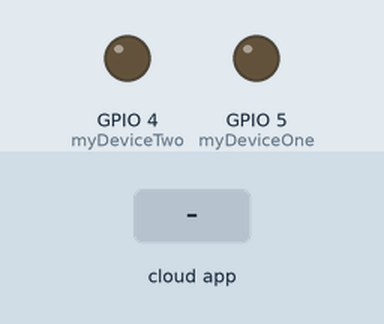
The sketch below on a simulated ESP8266 (NodeMCU). On the bench: output pins drawn as LEDs (lit = HIGH). Inputs (shaded band) come from the test bench. WiFi joins after 1.5 s; servers stay silent unless stated; no MQTT or app messages arrive unless stated; what the sketch prints to the serial monitor is not drawn.

Above: at 2.7 s.
2.8 s: the phone or cloud app sets device1 to OFF
At 4.0 s:
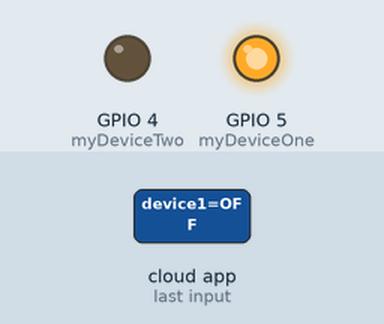
4.3 s: the phone or cloud app sets device2 to OFF
At 5.5 s:
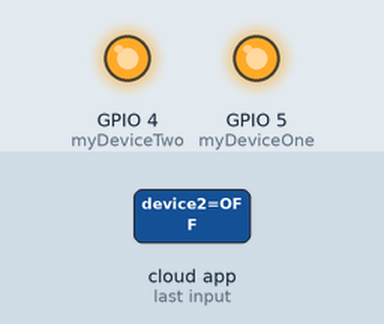
5.8 s: the phone or cloud app sets device1 to ON
At 6.6 s:
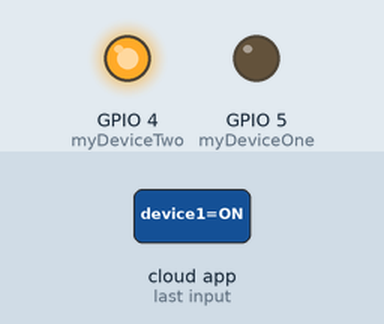
7.3 s: the phone or cloud app sets device2 to ON
At 7.6 s:
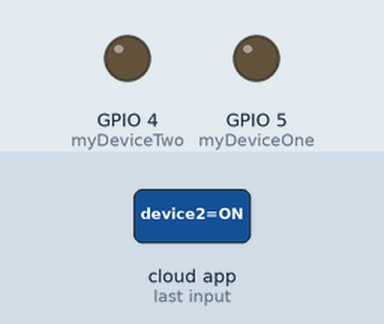
Timing chart, 0 to 9.8 s (numbered marks = the images above; inputs shaded):
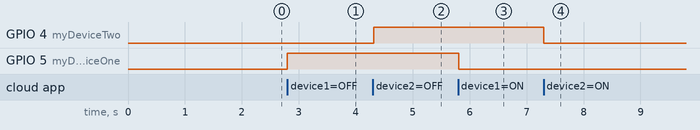

The sketch:

Home_Automation.ino
```cpp
#include <ESP8266WiFi.h>
#include "Adafruit_MQTT.h"
#include "Adafruit_MQTT_Client.h"

// the OnOff button feed turns this RELAY on/off
#define myDeviceOne 5  // ESP8266 GPIO5
#define myDeviceTwo 4  // ESP8266 GPIO4

/************************* WiFi Access Point *********************************/

#define WLAN_SSID       "Redmi"
#define WLAN_PASS       "123456789"

/************************* Adafruit.io Setup *********************************/

#define AIO_SERVER      "io.adafruit.com"
#define AIO_SERVERPORT  1883                   // 1883 for http 8883 for https
#define AIO_USERNAME    "narayanvyas"
#define AIO_KEY         "6b6ba85da07b45f19bbcc8aacbcb991e"

/************ Global State (you don't need to change this!) ******************/

// Create an ESP8266 WiFiClient class to connect to the MQTT server.
WiFiClient client;  // Must set AIO_SERVERPORT to 1883
// or... use WiFiFlientSecure for SSL
//WiFiClientSecure client;  // Must set AIO_SERVERPORT to 8883

// Setup the MQTT client class by passing in the WiFi client and MQTT server and login details.
Adafruit_MQTT_Client mqtt(&client, AIO_SERVER, AIO_SERVERPORT, AIO_USERNAME, AIO_USERNAME, AIO_KEY);

/****************************** Feeds ***************************************/

// Notice MQTT paths for AIO follow the form: <username>/feeds/<feedkey>
// Feed keys use the lowercase form of the feed name
Adafruit_MQTT_Subscribe device1 = Adafruit_MQTT_Subscribe(&mqtt, AIO_USERNAME "/feeds/device1");
Adafruit_MQTT_Subscribe device2 = Adafruit_MQTT_Subscribe(&mqtt, AIO_USERNAME "/feeds/device2");

/*************************** Sketch Code ************************************/

// Bug workaround for Arduino 1.6.6, it seems to need a function declaration
// for some reason (only affects ESP8266, likely an arduino-builder bug).
void MQTT_connect();

void setup() {
  pinMode(myDeviceOne, OUTPUT);
  pinMode(myDeviceTwo, OUTPUT);

  Serial.begin(9600);
  delay(10);

  Serial.println(F("Adafruit MQTT demo"));

  // Connect to WiFi access point.
  Serial.println(); Serial.println();
  Serial.print("Connecting to ");
  Serial.println(WLAN_SSID);

  WiFi.begin(WLAN_SSID, WLAN_PASS);
  while (WiFi.status() != WL_CONNECTED) {
    delay(500);
    Serial.print(".");
  }
  Serial.println();

  Serial.println("WiFi connected");
  Serial.println("IP address: "); Serial.println(WiFi.localIP());

  // Setup MQTT subscription for OnOff feed.
  mqtt.subscribe(&device1);
  mqtt.subscribe(&device2);
}

uint32_t x = 0;

void loop() {
  // Ensure the connection to the MQTT server is alive (this will make the first
  // connection and automatically reconnect when disconnected).  See the MQTT_connect
  // function definition further below.
  MQTT_connect();

  // this is our 'wait for incoming subscription packets' busy subloop
  // try to spend your time here

  Adafruit_MQTT_Subscribe *subscription;
  while ((subscription = mqtt.readSubscription(5000))) {
    // Check if its the OnOff button feed
    if (subscription == &device1) {
      Serial.print(F("Device 1: "));
      Serial.println((char *)device1.lastread);

      if (strcmp((char *)device1.lastread, "ON") == 0) {
        digitalWrite(myDeviceOne, LOW);
      }
      if (strcmp((char *)device1.lastread, "OFF") == 0) {
        digitalWrite(myDeviceOne, HIGH);
      }
    }
    if (subscription == &device2) {
      Serial.print(F("Device 2: "));
      Serial.println((char *)device2.lastread);

      if (strcmp((char *)device2.lastread, "ON") == 0) {
        digitalWrite(myDeviceTwo, LOW);
      }
      if (strcmp((char *)device2.lastread, "OFF") == 0) {
        digitalWrite(myDeviceTwo, HIGH);
      }
    }
  }
}

// Function to connect and reconnect as necessary to the MQTT server.
// Should be called in the loop function and it will take care if connecting.
void MQTT_connect() {
  int8_t ret;

  // Stop if already connected.
  if (mqtt.connected()) {
    return;
  }

  Serial.print("Connecting to MQTT... ");

  uint8_t retries = 3;
  while ((ret = mqtt.connect()) != 0) { // connect will return 0 for connected
    Serial.println(mqtt.connectErrorString(ret));
    Serial.println("Retrying MQTT connection in 5 seconds...");
    mqtt.disconnect();
    delay(5000);  // wait 5 seconds
    retries--;
    if (retries == 0) {
      // basically die and wait for WDT to reset me
      while (1);
    }
  }
  Serial.println("MQTT Connected!");
}
```

Measured:
- after the input at 2.8 s, GPIO 5 (myDeviceOne): LOW → HIGH at once
- after the input at 4.3 s, GPIO 4 (myDeviceTwo): LOW → HIGH at once
- after the input at 5.8 s, GPIO 5 (myDeviceOne): HIGH → LOW at once
- after the input at 7.3 s, GPIO 4 (myDeviceTwo): HIGH → LOW at once
